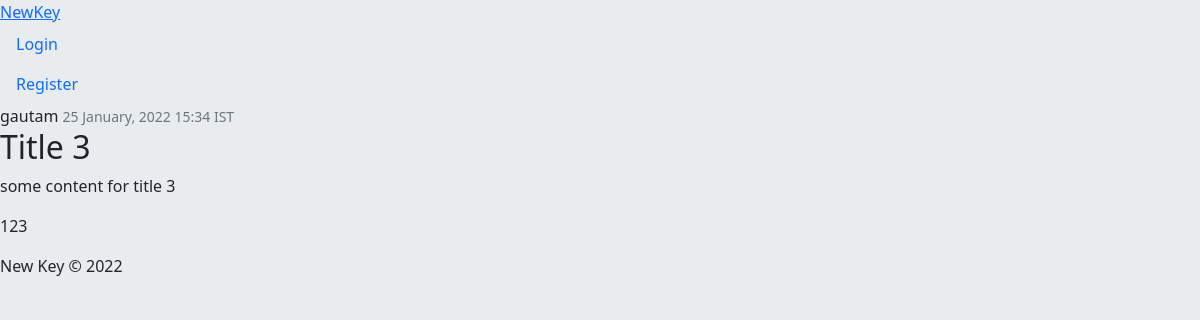
The app's page /sale/post/3/ with its own data.
### sale/models.py (models this page shows, shortened)
class Post(models.Model):
    title = models.CharField(max_length=100)
    content = models.TextField()
    price = models.IntegerField(default=9999)
    date_posted = models.DateTimeField(default=timezone.now)
    author = models.ForeignKey(User, on_delete=models.CASCADE)

### sale/views.py (the view)
# urls.py: path('post/<int:pk>/', PostDetailView.as_view(), name='PostDetailView'),
class PostDetailView(DetailView):
    model = Post

### sale/templates/sale/post_detail.html (shortened to what this page needs)
{% extends "home/index.html" %}
{% block content %}
  <article class="media content-section">
    <div class="media-body">
      <div class="article-metadata">
        <a>{{ object.author }}</a>
        <small class="text-muted">{{ object.date_posted|date:'d F, Y H:i e' }}</small>
      </div>
      <h2 class="article-title">{{ object.title }}</h2>
      <p class="article-content">{{ object.content }}</p>
      <p class="article-content">{{ object.price }}</p>
    </div>
  </article>
{% endblock content %}

### home/static/home/styles.css (style rules this page uses)
body { background-color: #e9ecef; }

### records on screen
Post: author "gautam", date_posted "25 January, 2022 15:34 IST", title "Title 3", content "some content for title 3", price "123"
